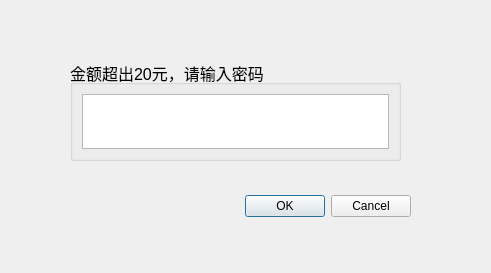
<?xml version="1.0" encoding="UTF-8"?>
<ui version="4.0">
 <class>get_password</class>
 <widget class="QDialog" name="get_password">
  <property name="geometry">
   <rect>
    <x>0</x>
    <y>0</y>
    <width>491</width>
    <height>273</height>
   </rect>
  </property>
  <property name="windowTitle">
   <string>Dialog</string>
  </property>
  <widget class="QDialogButtonBox" name="buttonBox">
   <property name="geometry">
    <rect>
     <x>70</x>
     <y>190</y>
     <width>341</width>
     <height>32</height>
    </rect>
   </property>
   <property name="orientation">
    <enum>Qt::Horizontal</enum>
   </property>
   <property name="standardButtons">
    <set>QDialogButtonBox::Cancel|QDialogButtonBox::Ok</set>
   </property>
  </widget>
  <widget class="QGroupBox" name="groupBox">
   <property name="geometry">
    <rect>
     <x>70</x>
     <y>60</y>
     <width>331</width>
     <height>101</height>
    </rect>
   </property>
   <property name="font">
    <font>
     <pointsize>12</pointsize>
    </font>
   </property>
   <property name="title">
    <string>金额超出20元，请输入密码</string>
   </property>
   <layout class="QHBoxLayout" name="horizontalLayout">
    <item>
     <widget class="QPlainTextEdit" name="plainTextEdit"/>
    </item>
   </layout>
  </widget>
 </widget>
 <resources/>
 <connections>
  <connection>
   <sender>buttonBox</sender>
   <signal>accepted()</signal>
   <receiver>get_password</receiver>
   <slot>accept()</slot>
   <hints>
    <hint type="sourcelabel">
     <x>248</x>
     <y>254</y>
    </hint>
    <hint type="destinationlabel">
     <x>157</x>
     <y>274</y>
    </hint>
   </hints>
  </connection>
  <connection>
   <sender>buttonBox</sender>
   <signal>rejected()</signal>
   <receiver>get_password</receiver>
   <slot>reject()</slot>
   <hints>
    <hint type="sourcelabel">
     <x>316</x>
     <y>260</y>
    </hint>
    <hint type="destinationlabel">
     <x>286</x>
     <y>274</y>
    </hint>
   </hints>
  </connection>
 </connections>
</ui>
